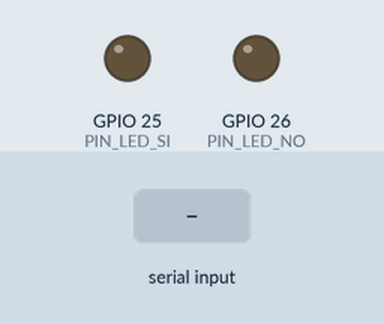
Simulated run of this sketch. Board: ESP32. Shown: output pins drawn as LEDs (lit = HIGH). The test bench sets the inputs (shaded band).

Above: at 1.2 s.
1.3 s: "1\n" received over Serial
At 2.5 s:
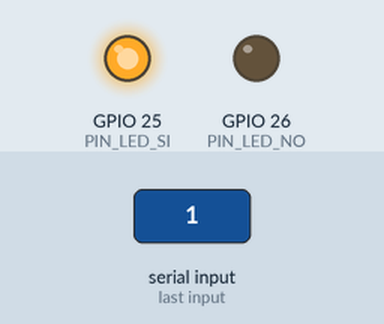
2.8 s: "0\n" received over Serial
At 3.7 s:
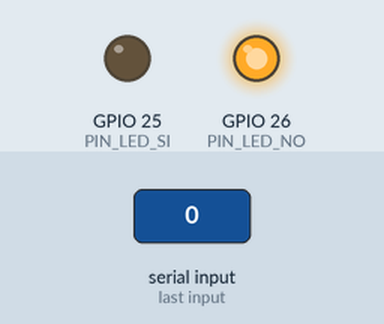
Timing chart, 0 to 5.8 s (numbered marks = the images above; inputs shaded):
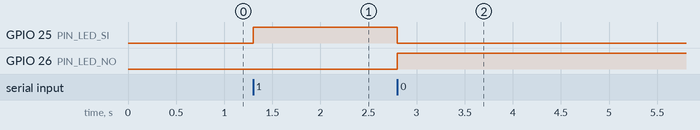

The sketch:

sketch_jul20a.ino
```cpp
/*
  ESP32 (38 pines, generico) recibe por USB serial "1" (reconocida) o
  "0" (no reconocida), y enciende el LED correspondiente.
  Funciona igual en Arduino Uno/Mega, solo cambia el puerto en Python.
*/

const int PIN_LED_SI = 25;  // se enciende si la persona SI es reconocida
const int PIN_LED_NO = 26;  // se enciende si la persona NO es reconocida

void setup() {
  Serial.begin(9600);
  pinMode(PIN_LED_SI, OUTPUT);
  pinMode(PIN_LED_NO, OUTPUT);
  digitalWrite(PIN_LED_SI, LOW);
  digitalWrite(PIN_LED_NO, LOW);
}

void loop() {
  if (Serial.available() > 0) {
    String linea = Serial.readStringUntil('\n');
    linea.trim();

    if (linea == "1") {
      digitalWrite(PIN_LED_SI, HIGH);
      digitalWrite(PIN_LED_NO, LOW);
    } else if (linea == "0") {
      digitalWrite(PIN_LED_SI, LOW);
      digitalWrite(PIN_LED_NO, HIGH);
    }
  }
}
```

Measured:
- after the input at 1.3 s, GPIO 25 (PIN_LED_SI): LOW → HIGH at once
- after the input at 2.8 s, GPIO 25 (PIN_LED_SI): HIGH → LOW at once; GPIO 26 (PIN_LED_NO): LOW → HIGH at once
